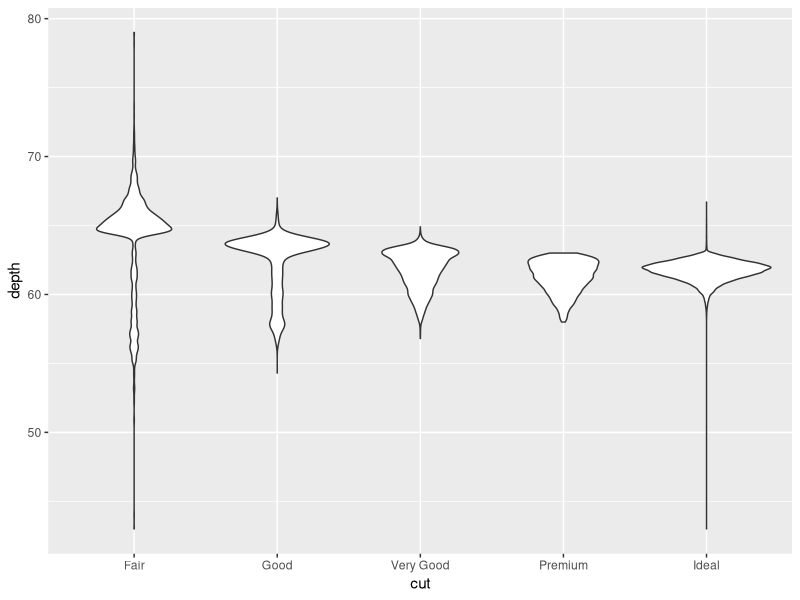
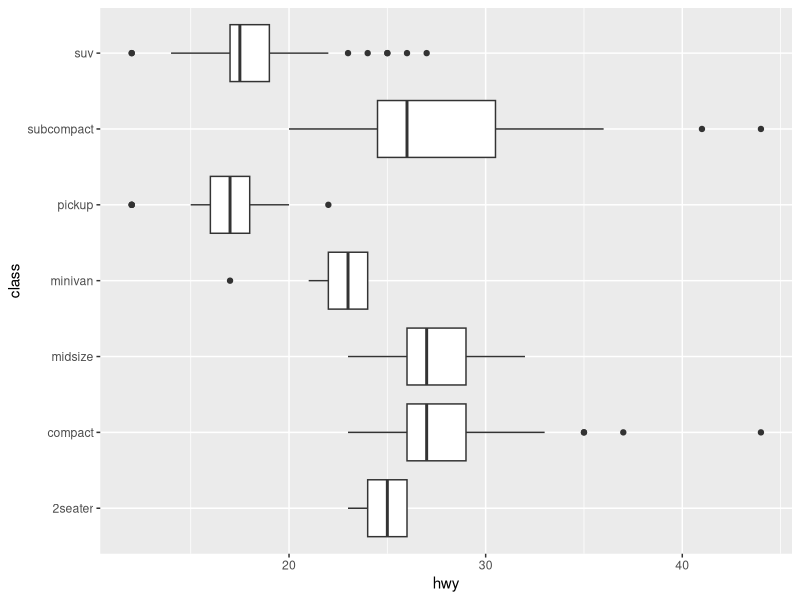
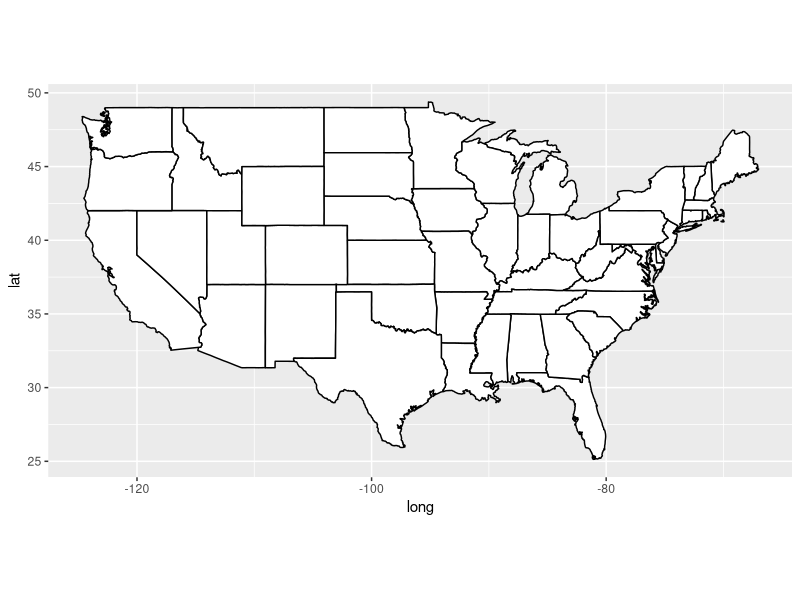
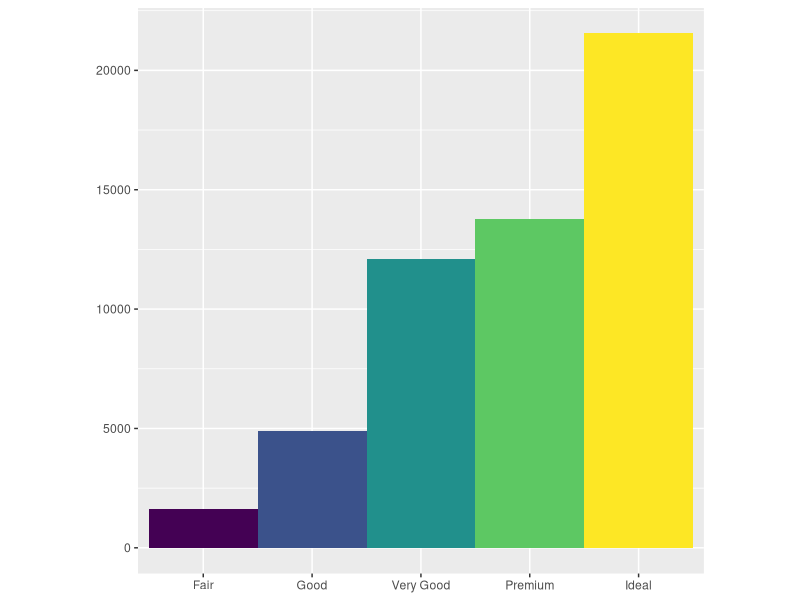
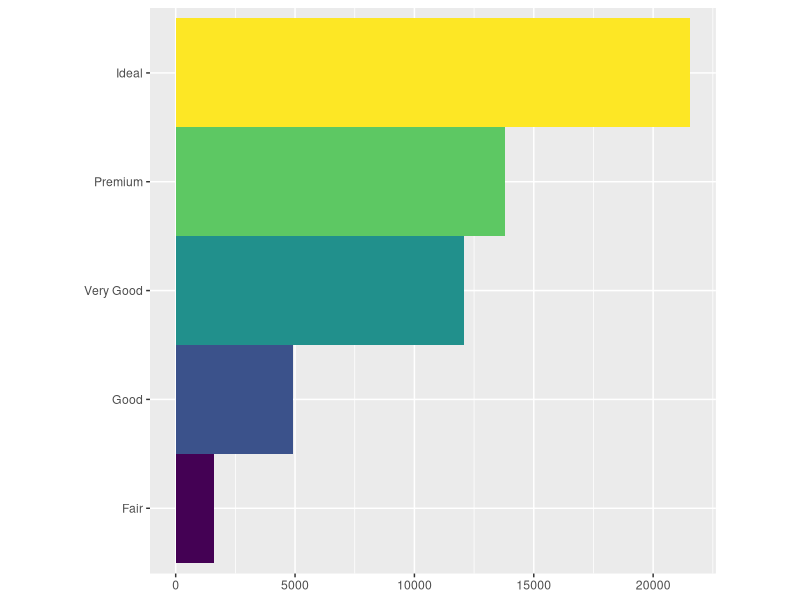
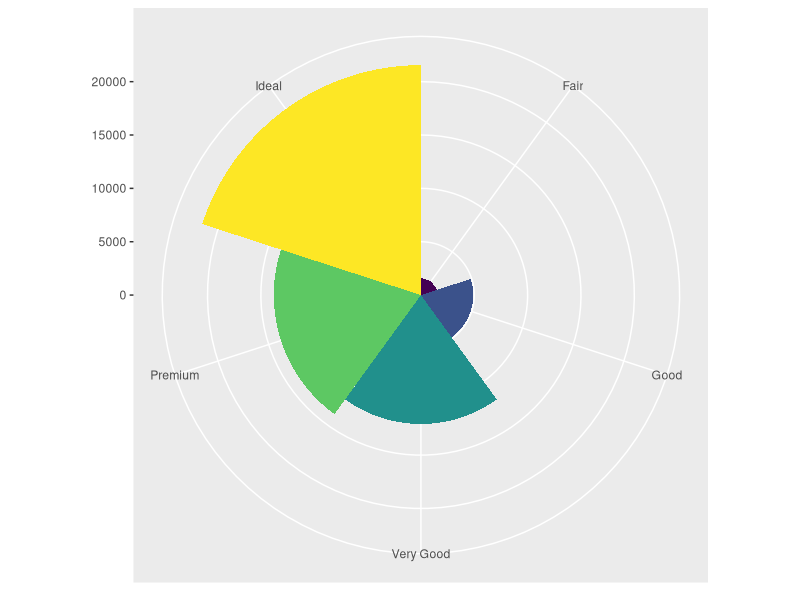
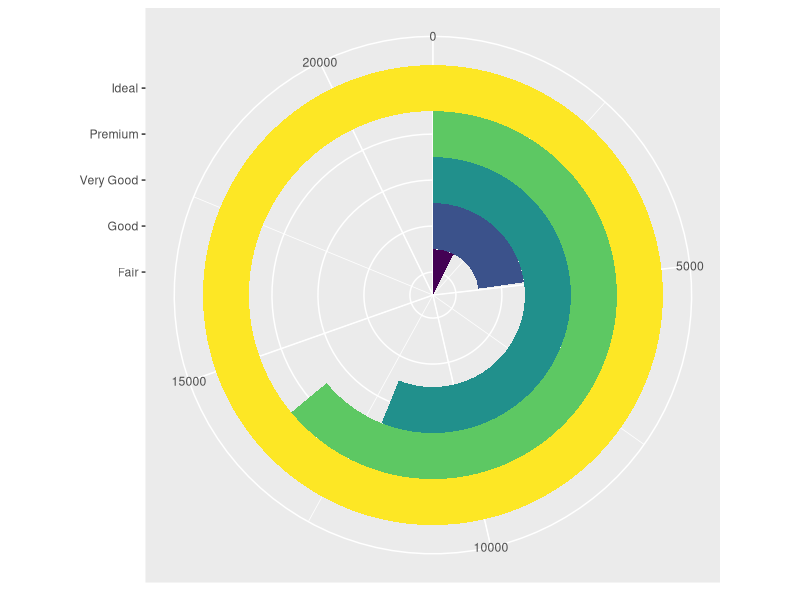
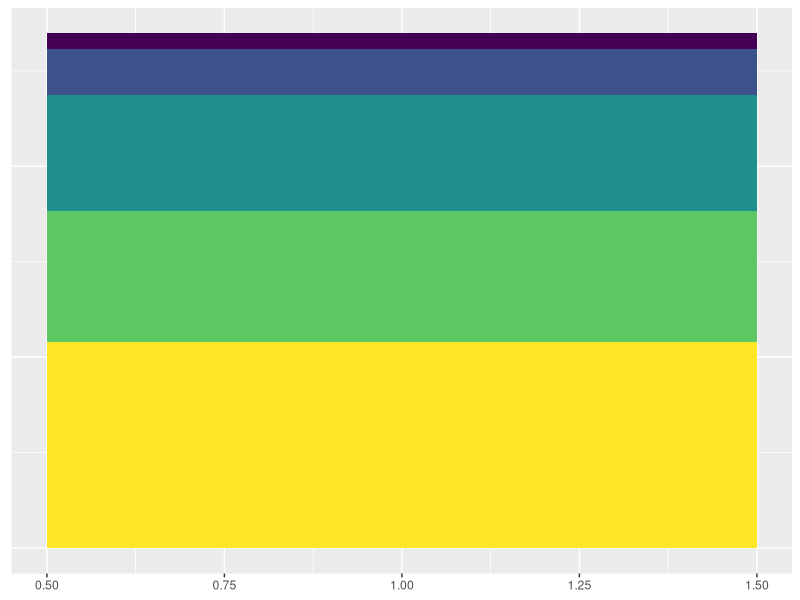

Here is the R script that generated these plots, in order:
## ---- chunk 1
library(ggplot2)
library(tidyverse)
library(maps)
head(diamonds)
## ---- chunk 2

ggplot(data = diamonds)+
  geom_violin(mapping = aes(cut,depth)) #stat_ydensity

## ---- chunk 3

## ---- chunk 4

ggplot(data=mpg, mapping=aes(class,hwy)) +
  geom_boxplot() +
  coord_flip()

## ---- chunk 5

state <- as_tibble(map_data("state"))

ggplot(state, aes(x = long, lat, group=group)) + 
  geom_polygon(fill="white", colour = 'black') +
  coord_quickmap() # Fixes map for distortions

## ---- chunk 6

bar1 <- ggplot(data=diamonds) +
  geom_bar(mapping = aes(cut,fill = cut), show.legend = FALSE, width = 1) +
  theme(aspect.ratio=1) +
  labs(x=NULL, y=NULL)

bar1

bar1 + coord_flip()

bar1 + coord_polar()

bar1 + coord_polar(theta = "y")
## ---- chunk 7


bar2 <- ggplot(data=diamonds) +
  geom_bar(mapping = aes(x=1,fill = cut), show.legend = FALSE, width = 1) + # Changing cut to x=1
  theme(axis.ticks.y = element_blank(), axis.text.y=element_blank()) + # Changing Theme
  labs(x=NULL, y=NULL) 
  
bar2

bar2 + coord_polar()

bar2 + coord_polar(theta = "y")

